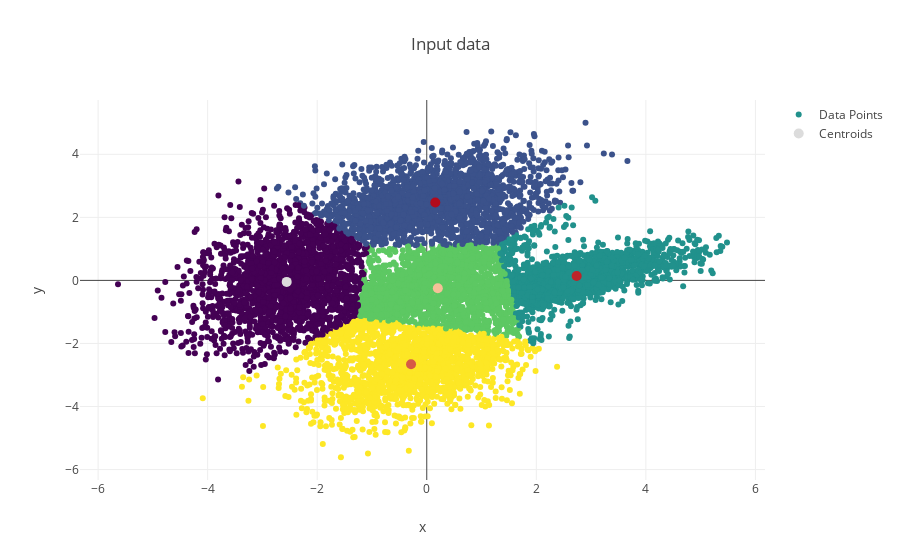

This figure's notebook cell:
### Code cell
#Plot the result

def plot_result(data, labels, centroids):
    """ 
    Interactive plot of the clustering result
    """
    plot_data = [go.Scatter(x = data.x.values,
                            y = data.y.values,
                            mode = 'markers',
                            text = label_names,
                            name = 'Data Points',
                            marker = dict(color = labels,
                                          colorscale = 'Viridis')),
                 go.Scatter(x = centroids[:, 0],
                            y = centroids[:, 1],
                            mode = 'markers',
                            text = names,
                            marker = dict(color = np.random.rand(centroids.shape[0]),
                                          size = 10),
                            name = 'Centroids')]


    plot_layout = go.Layout(dict(title = 'Input data',
                                 xaxis = dict(title = 'x'),
                                 yaxis = dict(title = 'y'),
                                 hovermode = 'closest'))

    py.iplot(dict(data = plot_data,
                  layout = plot_layout))
plot_result(data = data, labels = labels, centroids = centroids)

### Figure 1 — Plotly figure (JSON) as saved in the notebook; plotly's stock layout.template omitted (floating-point values rounded to 4 significant figures; data arrays with more than 128 entries replaced by an {"elided": "..."} marker saying what was removed)
{"data": [{"marker": {"color": {"elided": "9999 int values"}, "colorscale": "Viridis"}, "mode": "markers", "name": "Data Points", "text": {"elided": "9999 str values"}, "type": "scatter", "uid": "2a1bf931-3dbd-4781-881a-e27ff6814710", "x": {"elided": "9999 float values"}, "y": {"elided": "9999 float values"}}, {"marker": {"color": [0.1956, 0.9029, 0.8327, 0.3504, 0.6736], "size": 10}, "mode": "markers", "name": "Centroids", "text": ["Adam", "Bob", "Charley", "David", "Edward"], "type": "scatter", "uid": "74b5ee55-99ff-4326-8890-444c6ef2e8f9", "x": [-2.557, 0.1557, 2.737, 0.202, -0.2871], "y": [-0.04743, 2.471, 0.1375, -0.2475, -2.66]}], "layout": {"hovermode": "closest", "title": "Input data", "xaxis": {"title": "x"}, "yaxis": {"title": "y"}}}
